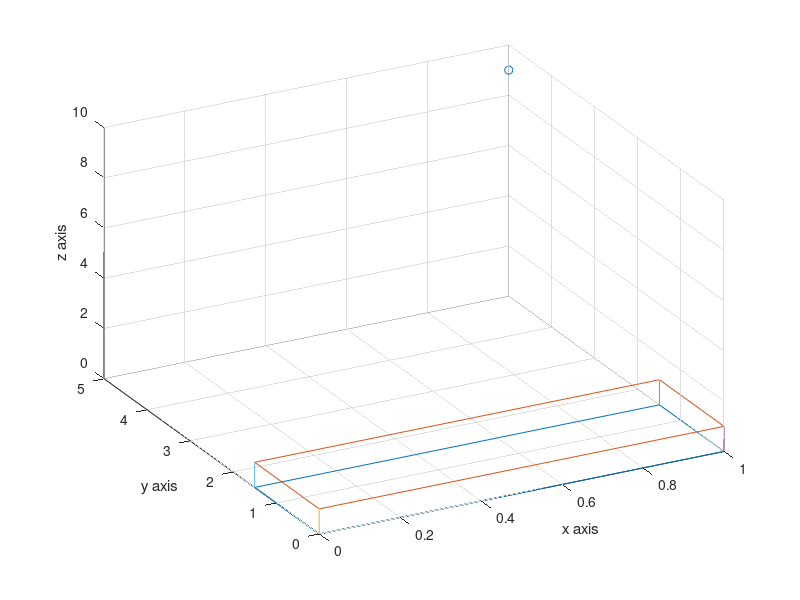

Recreate this plot in MATLAB.
X = [ 0 ; 1 ;1  ;0  ; 0 ];
Y = [ 0 ; 0 ;1.5;1.5; 0 ];
Z = [ 0 ; 0 ;0  ;0  ; 0 ];
close all
figure;
hold on;

plot3(X,Y,Z); % draw a square in the xy plane with z = 0
plot3(X,Y,Z+1); % draw a square in the xy plane with z = 1

set(gca,'View',[-28,35]); % set the azimuth and elevation of the plot

for k=1:length(X)-1
    plot3([X(k);X(k)],[Y(k);Y(k)],[0;1]);
end

% disperse des cercles au hasard en 3 dimensions dans le cube
x=rand(10,1)
y=rand(10,1)
z=rand(10,1)
x=1
y=5
z=9
scatter3(x,y,z)

grid
xlabel('x axis')
ylabel('y axis')
zlabel('z axis')
